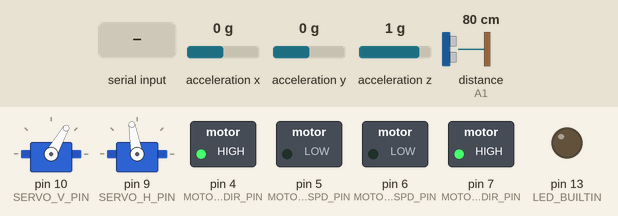
A program run on a simulated Arduino Mega 2560, built with avr-gcc and run on an emulated ATmega2560. On the bench: 2 × servo, switched loads named in the program (green lamp = pin HIGH), output pins drawn as LEDs (lit = HIGH). Inputs (shaded band) come from the test bench; at power-on: distance to the obstacle (sensor on A1) 80 cm, acceleration x 0 g, acceleration y 0 g, acceleration z 1 g. The echo pulse lasts 58.3 µs per cm; pins used as bus, display or sensor lines are not drawn; what the program prints to the serial monitor is not drawn.

Above: at 1.4 s.
1.5 s: "F" received over Serial
At 2.4 s:
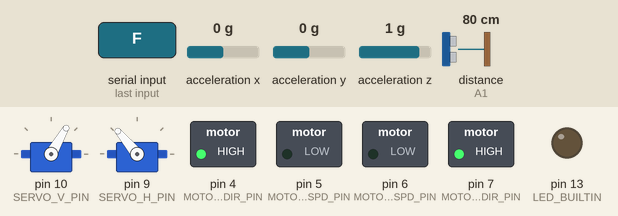
At 3.5 s:
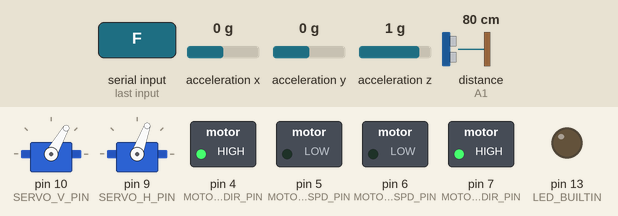
4.5 s: distance to the obstacle (sensor on A1) set to 197 cm
6.1 s: distance to the obstacle (sensor on A1) set to 206 cm
At 6.8 s:
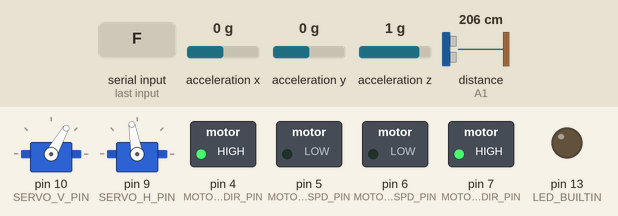
Timing chart, 0 to 9.1 s (numbered marks = the images above; inputs shaded):
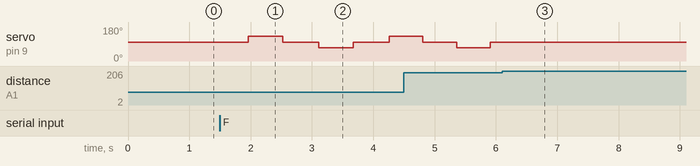

Measured:
- the behaviour switches between 200 and 201 cm on distance to the obstacle (sensor on A1) (found by bisection; images 2 and 3)
- after the input at 1.5 s, servo on pin 9 (SERVO_H_PIN): 100° → 130° after 0.46 s, → 100° 0.56 s later, → 70° 0.59 s later, → 100° 0.56 s later, … (5 changes in this stretch)
- after the input at 6.1 s, servo on pin 9 (SERVO_H_PIN): stops changing and stays 100°

The program:

Main.cpp
```cpp
#include <Arduino.h>

#include "ServoTask.h"
#include "SerialTask.h"
#include "SonarTask.h"
#include "BarrierDetectTask.h"
#include "MotionAutomatTask.h"
#include "Motors.h"


#include <Wire.h>
#include <Adafruit_ADXL345_U.h>

//====== Глобальные переменные
/* Assign a unique ID to this sensor at the same time */
Adafruit_ADXL345_Unified accel = Adafruit_ADXL345_Unified(12345);

//=====================================================================================================================================
void setup()
{
	//wdt_disable();

	pinMode(LED_BUILTIN, OUTPUT);
	pinMode(PIN_RESET, OUTPUT);
	digitalWrite(PIN_RESET, 1);

	// Инициализация оборудования
	Serial_init();
	MA_init();
	BD_init();
	motors_init();

	// Инициализация таймеров
	MA_Timer		= millis();
	BD_Timer		= millis();
	Serial_Timer	= millis();
	Servo_Timer		= millis();
	Sonar_Timer		= millis();

#ifndef SIMULATOR
	if(!accel.begin())
	{
		/* There was a problem detecting the ADXL345 ... check your connections */
		Serial.println("Ooops, no ADXL345 detected ... Check your wiring!");
		while(1);
	}
	accel.setRange(ADXL345_RANGE_16_G);

	Serial.println("X = " + String(accel.getX()));
	Serial.println("Y = " + String(accel.getY()));
	Serial.println("Z = " + String(accel.getZ()));
#endif

}

void loop()
{
	Serial_Task();
	MA_Task();
	BD_Task();
	Servo_Task();
	Sonar_Task();
}

//==============================================================
```

BarrierDetectTask.cpp
```cpp
/*
 * BarrierDetectTask.cpp
 *
 * Created: 14.04.2017 12:54:55
 *  Author: soan1006
 */

#include "BarrierDetectTask.h"
#include "ServoTask.h"
#include "SonarTask.h"
#include "Motors.h"
#include "DebugMessage.h"

#define BARRIERDETECT_DELAY 50
uint32_t BD_Timer;

strDistanceMeas BD_points[] = {90, 0, 120, 0, 90, 0, 60, 0};
#define BARRIERDETECT_PARK_POSITION BD_points[0].Position

int		BD_distance = 0;										// TODO ïåðåíåñòè ðàñ÷åò sonar_distance â ìîäóëü sonar èëè servo
uint8_t BD_pos_num = 0;
boolean BD_isEnabled = false;
boolean BD_isDistanceCalculated = false;

enum phases{
	BARRIERDETECT_PHASE_IDLE=0,
	BARRIERDETECT_PHASE_SERVO_POSITIONING,
	BARRIERDETECT_PHASE_SERVO_WAIT_STOP,
	BARRIERDETECT_PHASE_SONAR_PING,
	BARRIERDETECT_PHASE_SONAR_WAIT_ECHO,
	BARRIERDETECT_PHASE_CALCULATION,
	BARRIERDETECT_PHASE_REACTION,
	BARRIERDETECT_PHASE_SERVO_PARKING,
	BARRIERDETECT_PHASE_SERVO_WAIT_PARKED};
phases BD_phase = BARRIERDETECT_PHASE_IDLE;

uint8_t	BD_calculate_distance(void);
void	BD_motor_speed_limitation(void);
uint8_t BD_get_servo_positions_cnt(void);

//==============================================================
void BD_init(void){

#ifndef SIMULATOR
	ServoV_init();
#endif

	//servo_go_position(BARRIERDETECT_PARK_POSITION);
	//DebugMessageLn(String(millis()) + F(" BD started"));

}

//==============================================================
void BD_Task(void){

	if (millis() >= BD_Timer) {
		BD_Timer = millis() + BARRIERDETECT_DELAY;

		switch(BD_phase){
			case BARRIERDETECT_PHASE_IDLE:
				if(BD_isEnabled){
					DebugMessageBD(String(millis()) + F(" BD: IDLE. Enabled = ") + String(BD_isEnabled));
					BD_phase = BARRIERDETECT_PHASE_SERVO_POSITIONING;
				}
				else
					#ifndef SIMULATOR
					if(Servo_get_position()!=BARRIERDETECT_PARK_POSITION){
						DebugMessageBD(String(millis()) + F(" BD: IDLE. Parking"));
						BD_phase = BARRIERDETECT_PHASE_SERVO_PARKING;
					}
					#endif
				break;

			//----------------------------------------------------
			case BARRIERDETECT_PHASE_SERVO_POSITIONING:

				DebugMessageBD(String(millis()) + F(" BD: SERVO_POSITIONING. Pos = ") + String(BD_points[BD_pos_num].Position));

				Servo_goto_position(BD_points[BD_pos_num].Position);
				BD_phase = BARRIERDETECT_PHASE_SERVO_WAIT_STOP;
				break;

			case BARRIERDETECT_PHASE_SERVO_WAIT_STOP:
				if(Servo_isWaiting){
					DebugMessageBD(String(millis()) + F(" BD: SERVO_WAIT_STOP. Servo waiting."));
					BD_phase = BARRIERDETECT_PHASE_SONAR_PING;
				}
				break;

			case BARRIERDETECT_PHASE_SONAR_PING:
				DebugMessageBD(String(millis()) + F(" BD: SONAR_PING."));
				Sonar_isPingEnabled = true;
				BD_phase = BARRIERDETECT_PHASE_SONAR_WAIT_ECHO;
				break;

			case BARRIERDETECT_PHASE_SONAR_WAIT_ECHO:
				if(Sonar_isEchoChecked){
					DebugMessageBD(String(millis()) + F(" BD: SONAR_WAIT_ECHO. Echo checked."));
					BD_points[BD_pos_num].Distance = Sonar_ping_result;
					if(++BD_pos_num >= BD_get_servo_positions_cnt()) BD_pos_num = 0;
					BD_phase = BARRIERDETECT_PHASE_CALCULATION;
				}
				break;

			case BARRIERDETECT_PHASE_CALCULATION:
				BD_distance = BD_calculate_distance();
				DebugMessageBD(String(millis()) + F(" BD: CALCULATION. Distance = ") + String(BD_distance));
				BD_phase = BARRIERDETECT_PHASE_REACTION;
				break;

			case BARRIERDETECT_PHASE_REACTION:
				DebugMessageBD(String(millis()) + F(" BD: REACTION."));
				BD_motor_speed_limitation();
				BD_phase = BARRIERDETECT_PHASE_IDLE;
				break;

			//----------------------------------------------------------
			case BARRIERDETECT_PHASE_SERVO_PARKING:
				DebugMessageBD(String(millis()) + F(" BD: SERVO_PARKING."));
				Servo_goto_position(BARRIERDETECT_PARK_POSITION);
				BD_phase = BARRIERDETECT_PHASE_SERVO_WAIT_PARKED;
				break;

			case BARRIERDETECT_PHASE_SERVO_WAIT_PARKED:
				if(Servo_isWaiting){
					DebugMessageBD(String(millis()) + F(" BD: SERVO_WAIT_PARKED. Servo waiting."));
					BD_phase = BARRIERDETECT_PHASE_IDLE;
				}
				break;


			default:
				break;
		}


	}
}

//==============================================================
// Íàõîæäåíèå ìèíèìàëüíîãî çíà÷åíèÿ äèñòàíöèè
uint8_t BD_calculate_distance(void){
	uint8_t distance = SONAR_MAX_DISTANCE;

	for (uint8_t i=0;i<BD_get_servo_positions_cnt();i++){
		if (BD_points[i].Distance < distance) distance = BD_points[i].Distance;
	}
	BD_isDistanceCalculated = true;
	return distance;
}


//==============================================================
uint8_t BD_get_distance(){
	return BD_distance;
}


//==============================================================
// Çàìåäëåíèå â çàâèñèìîñòè îò ðàññòîÿíèÿ äî ïðåïÿòñòâèÿ
void BD_motor_speed_limitation(void){

	if (BD_distance >= BARRIERDETECT_DISTANCE_MAX){
		// ìàêñèìàëüíàÿ ñêîðîñòü
		motors_set_max_speed(get_motors_max_speed(), false);
	}
	else if (BD_distance < BARRIERDETECT_DISTANCE_MIN && get_motors_max_speed() > 0) {
		// îñòàíîâêà
		motors_set_max_speed(0, true);
	}
	else if (BD_distance < BARRIERDETECT_DISTANCE_MID && get_motors_max_speed() > BARRIERDETECT_SPEED_LOWEST) {
		// íèçêàÿ ñêîðîñòü
		motors_set_max_speed(BARRIERDETECT_SPEED_LOWEST, true);
	}
	else if (BD_distance < BARRIERDETECT_DISTANCE_MAX && get_motors_max_speed() > BARRIERDETECT_SPEED_LOWER) {
		// ïîíèæåííàÿ ñêîðîñòü
		motors_set_max_speed(BARRIERDETECT_SPEED_LOWER, true);
	}

	DebugMessageBD(String(millis()) + motors_string_maxspeeds());
}

//==============================================================
uint8_t BD_get_servo_positions_cnt(void)
{
	return sizeof(BD_points)/sizeof(strDistanceMeas);

}

//==============================================================
void BD_enable(void){
	BD_isEnabled = true;
}

//==============================================================
// îòêëþ÷àåì äåòåêòîð ïðåïÿòñòâèé è ñíèìàåì îãðàíè÷åíèÿ ñêîðîñòè
void BD_disable(void){
	motors_set_max_speed(get_motors_max_speed(), false);

	for (uint8_t i=0;i<BD_get_servo_positions_cnt();i++)
		BD_points[i].Distance = 0;
	BD_isDistanceCalculated = false;
	BD_pos_num = 0;
	BD_isEnabled = false;
}
```

BarrierDetectTask.h
```cpp
/*
 * BarrierDetectTask.h
 *
 * Created: 14.04.2017 12:54:41
 *  Author: soan1006
 */


#ifndef BARRIERDETECTTASK_H_
#define BARRIERDETECTTASK_H_

#include "Arduino.h"

#define BARRIERDETECT_SPEED_LOWEST MOTOR_SPEED_MIN
#define BARRIERDETECT_SPEED_LOWER (MOTOR_SPEED_MAX+MOTOR_SPEED_MIN)/2
#define BARRIERDETECT_DISTANCE_MIN	30
#define BARRIERDETECT_DISTANCE_MID	40
#define BARRIERDETECT_DISTANCE_MAX	50


typedef struct strDistanceMeas{uint8_t Position; uint8_t Distance;};
extern strDistanceMeas BD_points[];// = {90, 0, 135, 0, 90, 0, 45, 0};


extern uint32_t BD_Timer;
extern int BD_distance;
extern boolean BD_isDistanceCalculated;

void	BD_init(void);
void	BD_Task(void);
uint8_t BD_get_distance();
void	BD_enable(void);
void	BD_disable(void);
#endif /* BARRIERDETECTTASK_H_ */
```

DebugMessage.cpp
```cpp
#include "DebugMessage.h"


/*
void DebugMessage(String Str){
	#ifdef DEBUG
	Serial.println(String(millis()) + " " + Str);
	#endif
}
*/
```

DebugMessage.h
```cpp
/*
 * DebugMessage.h
 *
 * Created: 21.04.2017 13:37:02
 *  Author: soan1006
 */


#ifndef DEBUGMESSAGE_H_
#define DEBUGMESSAGE_H_

#include "Arduino.h"

#ifdef DEBUG
#define DEBUG_MA
#define DEBUG_BD
//#define DEBUG_SERVO
//#define DEBUG_SERIAL
#endif

#ifdef DEBUG
	#define DebugMessage(Str) {Serial.println(Str);}
#else
	#define DebugMessage(Str) {}
#endif

#ifdef DEBUG_MA
	#define DebugMessageMA(Str) {Serial.println(Str);}
#else
	#define DebugMessageMA(Str) {}
#endif

#ifdef DEBUG_BD
	#define DebugMessageBD(Str) {Serial.println(Str);}
#else
	#define DebugMessageBD(Str) {}
#endif

#ifdef DEBUG_SERVO
	#define DebugMessageSERVO(Str) {Serial.println(Str);}
#else
	#define DebugMessageSERVO(Str) {}
#endif

#ifdef DEBUG_SERIAL
	#define DebugMessageSERIAL(Str) {Serial.println(Str);}
#else
	#define DebugMessageSERIAL(Str) {}
#endif

#endif /* DEBUGMESSAGE_H_ */
```

Motor.h
```cpp
/*
* Motor.h
*
* Created: 13.03.2017 21:54:54
* Author: ANSO
*/

#ifndef __MOTOR_H__
#define __MOTOR_H__

#include <Arduino.h>

#define MOTOR_DIR_FORWARD  true
#define MOTOR_DIR_BACKWARD false
#define MOTOR_SPEED_CORR 10
#define MOTOR_SPEED_MIN 150
#define MOTOR_SPEED_MAX (255 - MOTOR_SPEED_CORR)


class Motor
{

public:
	Motor(uint8_t pin_dir, uint8_t pin_spd);
	void set_speed(uint8_t spd);
	uint8_t get_speed(void);
	void set_max_speed(uint8_t spd);
	uint8_t get_max_speed(void);
	void set_direction(boolean dir);
	boolean get_direction(void);
	void set_speed_corr(uint8_t corr);
	uint8_t get_speed_corr(void);
	void speed_up(uint8_t step);
	void speed_down(uint8_t step);
	int get_realspeed(void);

private:
	uint8_t PIN_DIR;
	uint8_t PIN_SPEED;
	uint8_t Speed = 0;
	int SpeedCorrection = 0;
	uint8_t MaxSpeed = MOTOR_SPEED_MAX;
	boolean Direction = MOTOR_DIR_FORWARD;
	//boolean isStopped = true;

}; //Motor

#endif //__MOTOR_H__
```

Motors.h
```cpp
/*
 * Motors.h
 *
 * Created: 08.04.2017 21:32:55
 *  Author: ANSO
 *
 *  MOTOR (Motor Shield)
 */

#ifndef MOTORS_H_
#define MOTORS_H_

//#include "Arduino.h"
#include "Motor.h"
#include "HAL.h"

#if (!defined (MOTOR_L_DIR_PIN)) || (!defined MOTOR_L_SPD_PIN) || (!defined MOTOR_R_DIR_PIN) || (!defined MOTOR_R_SPD_PIN)
	#error "MOTORS Pins not defined!"
#endif
#define MOTORS_STOP_STEP 20
#define MOTORS_ACCEL_STEP 5
// Ìàêðîñû
#define is_motors_in_right_direction(r_dir,l_dir) ((motor_right.get_direction() == r_dir) && (motor_left.get_direction() == l_dir)) || (motors_get_speed()==0)
#define motors_set_direction(r_dir,l_dir) {motor_right.set_direction(r_dir);motor_left.set_direction(l_dir);}

void	motors_init(void);
void	motors_speed_up(uint8_t, uint8_t);
void	motors_speed_down(uint8_t, uint8_t);
uint8_t motors_get_speed(void);
void	motors_set_max_speed(uint8_t, boolean);
uint8_t get_motors_max_speed(void);
void	motors_correctspeed(int);
// Êîìàíäû äâèæåíèÿ
void	motors_go_forward(void);
void	motors_go_forward_and_left(void);
void	motors_go_forward_and_right(void);
void	motors_go_backward(void);
void	motors_go_backward_and_left(void);
void	motors_go_backward_and_right(void);
void	motors_go_left(void);
void	motors_go_right(void);
// Âûâîä îòëàäî÷íîé èíôîðìàöèè
String	motors_string_direction(void);
String	motors_string_speeds(void);
String	motors_string_realspeeds(void);
String	motors_string_maxspeeds(void);
#endif /* MOTORS_H_ */
```

MotionAutomatTask.cpp
```cpp
/*
 * MotionAutomatTask.cpp
 *
 * Created: 20.04.2017 10:17:22
 *  Author: soan1006
 *
 * Ýòî íåêèé èñïîëíèòåëüíûé ìåõàíèçì ñ âõîäíûì áóôåðîì äëÿ êîäîâ êîìàíä
 * Îáðàáàòûâàåò ïî îäíîé êîìàíäå çà èòåðàöèþ
 * Êîìàíäû âûïîëíÿþòñÿ ïî ïðèíöèïó î÷åðåäè.
 * Çàïîëíåíèå î÷åðåäè ñ óäàëåíèåì ñòàðûõ, åñëè àâòîìàò íå óñïåâàåò îáðàáàòûâàòü.
 *
 */

#include <Arduino.h>
#include "MotionAutomatTask.h"
#include "BarrierDetectTask.h"
#include "Motors.h"
#include "DebugMessage.h"
#include <stdint-gcc.h>

#define MA_COMMANDS_BUFFER_SIZE 5
MA_commands_enum MA_commands[MA_COMMANDS_BUFFER_SIZE];
uint8_t MA_commands_head;
uint8_t MA_commands_tail;

#define MOTIONAUTOMAT_DELAY	30	//50 Ñäåëàåì îáðàáîòêó áûñòðåå, ÷åì ïðèõîä êîìàíä ïî bluetooth (50 ìñ)
uint32_t MA_Timer;

MA_commands_enum MA_get_command(void);

//==============================================================
void MA_init(void){
	MA_commands_head = 0;
	MA_commands_tail = MA_commands_head;

	DebugMessageMA(String(millis()) + F(" MA started"));
}

//==============================================================
void MA_Task(void){

	if (millis() >= MA_Timer) {
		MA_Timer = millis() + MOTIONAUTOMAT_DELAY;

		if(MA_commands_head != MA_commands_tail){	// Åñëè â áóôåðå åñòü êîìàíäû

			MA_commands_enum cmd = MA_get_command();

			if(cmd == MA_COMMAND_FORWARD){
				BD_enable();
				if (BD_isDistanceCalculated)
					motors_go_forward();
			}
			else if(cmd == MA_COMMAND_FORWARD_AND_LEFT){
				BD_enable();
				motors_go_forward_and_left();
			}
			else if(cmd == MA_COMMAND_FORWARD_AND_RIGHT){
				BD_enable();
				motors_go_forward_and_right();
			}
			else if(cmd == MA_COMMAND_BACKWARD){
				BD_disable();
				motors_go_backward();
			}
			else if(cmd == MA_COMMAND_BACKWARD_AND_LEFT){
				BD_disable();
				motors_go_backward_and_left();
			}
			else if(cmd == MA_COMMAND_BACKWARD_AND_RIGHT){
				BD_disable();
				motors_go_backward_and_right();
			}
			else if(cmd == MA_COMMAND_LEFT){
				BD_disable();
				motors_go_left();
			}
			else if(cmd == MA_COMMAND_RIGHT){
				BD_disable();
				motors_go_right();
			}
			else if(cmd == MA_COMMAND_STOP){
				BD_disable();
				motors_speed_down(MOTORS_STOP_STEP,MOTORS_STOP_STEP);
			}
			else if(cmd>=MA_COMMAND_SPEED_0 && cmd<=MA_COMMAND_SPEED_10){
				uint8_t newspeed;
				newspeed = (uint8_t)(cmd - (uint8_t)MA_COMMAND_SPEED_0);
				motors_set_max_speed(newspeed*(MOTOR_SPEED_MAX-MOTOR_SPEED_MIN)/10 + MOTOR_SPEED_MIN, false);
			}
			else if(cmd == MA_COMMAND_IDLE){}

			DebugMessageMA(String(millis()) + motors_string_realspeeds());
		}

	}
}

//==============================================================
// Äîáàâëåíèå êîìàíäû â êîíåö î÷åðåäè
void MA_add_command(MA_commands_enum cmd){

	DebugMessageMA(String(millis()) + F(" MA: add cmd = ") + String((uint8_t)cmd));

	MA_commands[MA_commands_tail++] = cmd;
	if(MA_commands_tail == sizeof(MA_commands)) MA_commands_tail = 0;
	if(MA_commands_tail == MA_commands_head){
		// çàòèðàåì êîìàíäó, êîòîðóþ íå óñïåëè îáðàáîòàòü
		if(++MA_commands_head == sizeof(MA_commands)) MA_commands_head = 0;
	}
}

//==============================================================
// Èçâëå÷åíèå êîìàíäû èç íà÷àëà î÷åðåäè
MA_commands_enum MA_get_command(void){
	MA_commands_enum cmd = MA_COMMAND_IDLE;
	if(MA_commands_head != MA_commands_tail){	// Åñëè â áóôåðå åñòü êîìàíäû
		cmd = MA_commands[MA_commands_head];
		MA_commands[MA_commands_head] = MA_COMMAND_IDLE;	// Íåîáÿçàòåëüíî, òàê êàê îêàæåòñÿ âíå î÷åðåäè. Äëÿ îòëàäêè
		if(++MA_commands_head == sizeof(MA_commands)) MA_commands_head = 0;
	}

	DebugMessageMA(String(millis()) + F(" MA: get cmd = ") + String((uint8_t)cmd));
	return cmd;
}
```

MotionAutomatTask.h
```cpp
/*
 * MotionAutomatTask.h
 *
 * Created: 20.04.2017 11:56:01
 *  Author: soan1006
 */


#ifndef MOTIONAUTOMATTASK_H_
#define MOTIONAUTOMATTASK_H_

enum MA_commands_enum{
	MA_COMMAND_IDLE = 0,
	MA_COMMAND_FORWARD,
	MA_COMMAND_FORWARD_AND_LEFT,
	MA_COMMAND_FORWARD_AND_RIGHT,
	MA_COMMAND_BACKWARD,
	MA_COMMAND_BACKWARD_AND_LEFT,
	MA_COMMAND_BACKWARD_AND_RIGHT,
	MA_COMMAND_LEFT,
	MA_COMMAND_RIGHT,
	MA_COMMAND_STOP,
	// êîìàíäû èçìåíåíèÿ ñêîðîñòè äîëæíû èäòè ïî ïîðÿäêó
	MA_COMMAND_SPEED_0,
	MA_COMMAND_SPEED_1,
	MA_COMMAND_SPEED_2,
	MA_COMMAND_SPEED_3,
	MA_COMMAND_SPEED_4,
	MA_COMMAND_SPEED_5,
	MA_COMMAND_SPEED_6,
	MA_COMMAND_SPEED_7,
	MA_COMMAND_SPEED_8,
	MA_COMMAND_SPEED_9,
	MA_COMMAND_SPEED_10};

extern uint32_t MA_Timer;

void MA_init(void);
void MA_Task(void);
void MA_add_command(MA_commands_enum);

#endif /* MOTIONAUTOMATTASK_H_ */
```

SerialTask.h
```cpp
/*
 * SerialHandler.h
 *
 * Created: 11.04.2017 9:39:21
 *  Author: soan1006
 */


#ifndef SERIALHANDLER_H_
#define SERIALHANDLER_H_

extern uint32_t Serial_Timer;

void Serial_init(void);
void Serial_Task(void);

#endif /* SERIALHANDLER_H_ */
```

ServoTask.h
```cpp
/*
 * ServoTask.h
 *
 * Created: 06.04.2017 18:13:22
 *  Author: ANSO
 */


#ifndef SERVOTASK_H_
#define SERVOTASK_H_

#include "Servo.h"
#include "HAL.h"

//====== SERVO ================================================

#if (!defined (SERVO_H_PIN)) || (!defined SERVO_V_PIN)
#error "SERVO Pins not defined!"
#endif

#define SERVO_H_POS_CORR 10		// Êîððåêòèðîâêà íà ïîãðåøíîñòü óñòàíîâêè ñåðâîäâèãàòåëÿ
#define SERVO_H_POS_MIN (10 + SERVO_H_POS_CORRECTION)
#define SERVO_H_POS_MAX (170 + SERVO_H_POS_CORRECTION)

extern boolean Servo_isWaiting;
extern uint32_t Servo_Timer;

void	ServoV_init(void);
void	Servo_Task(void);
uint8_t Servo_get_position(void);
void	Servo_goto_position(uint8_t);
uint8_t Servo_positions_cnt(void);

#endif /* SERVOTASK_H_ */
```

SonarTask.cpp
```cpp
/*
 * SonarTask.cpp
 *
 * Created: 12.04.2017 9:15:01
 *  Author: soan1006
 */

#include <Arduino.h>
#include "SonarTask.h"

// Global
#define SONAR_PING_TIMEOUT 50			// Åñëè íå ïîëó÷èì îòêëèê, òî ÷åðåç ýòî âðåìÿ áóäåò îòïðàâëåí åùå îäèí ping
uint32_t	Sonar_Timer;		// Holds the next ping time.

uint32_t	Sonar_ping_result = 0;
boolean		Sonar_isPingEnabled = false;
boolean		Sonar_isEchoChecked = true;


// Local
NewPing Sonar(SONAR_TRIGGER_PIN, SONAR_ECHO_PIN, SONAR_MAX_DISTANCE);
void	Sonar_echoCheck(void);

//==============================================================
void Sonar_Task(void){

	if (millis() >= Sonar_Timer && Sonar_isPingEnabled) {
		Sonar_Timer = millis() + SONAR_PING_TIMEOUT;
#ifndef SIMULATOR
		Sonar_isEchoChecked = false;
		Sonar.ping_timer(Sonar_echoCheck); // Send out the ping
#else
		Sonar_ping_result = 20;
		Sonar_isEchoChecked = true;
		Sonar_isPingEnabled = false;
#endif

	}
}

void Sonar_echoCheck(void) { // Timer2 interrupt (every 24uS)
	if (Sonar.check_timer()) {
		// ÄÎÐÀÁÎÒÊÀ! Â áèáëèîòåêå âîçâðàò èç check_timer() ñ true ïðè òàéìàóòå ñ âîçâðàòîì ping_result
		Sonar_ping_result = Sonar.ping_result / US_ROUNDTRIP_CM;
		Sonar_isEchoChecked = true;
		Sonar_isPingEnabled = false;
	}
}
```

Source omitted: SerialTask.cpp (3658 bytes), ServoTask.cpp (2357 bytes), SonarTask.h (654 bytes), HAL.h (696 bytes)
